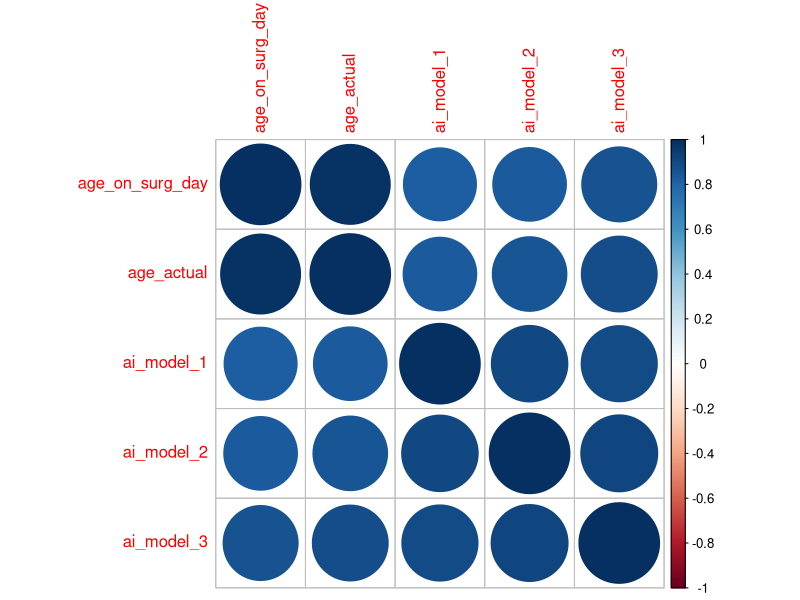
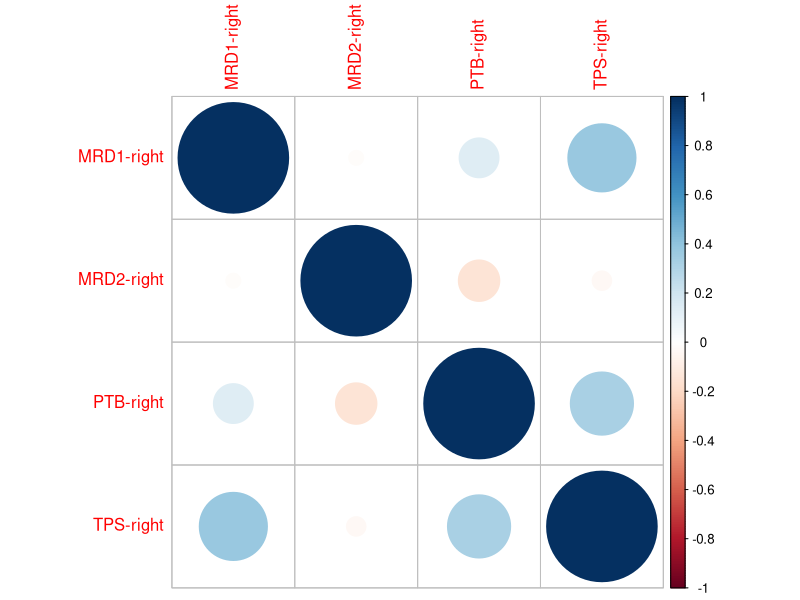
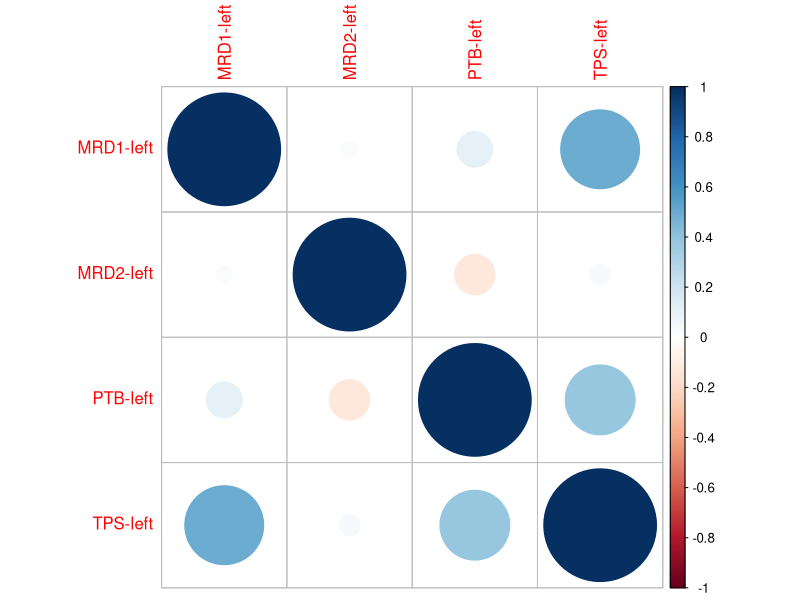
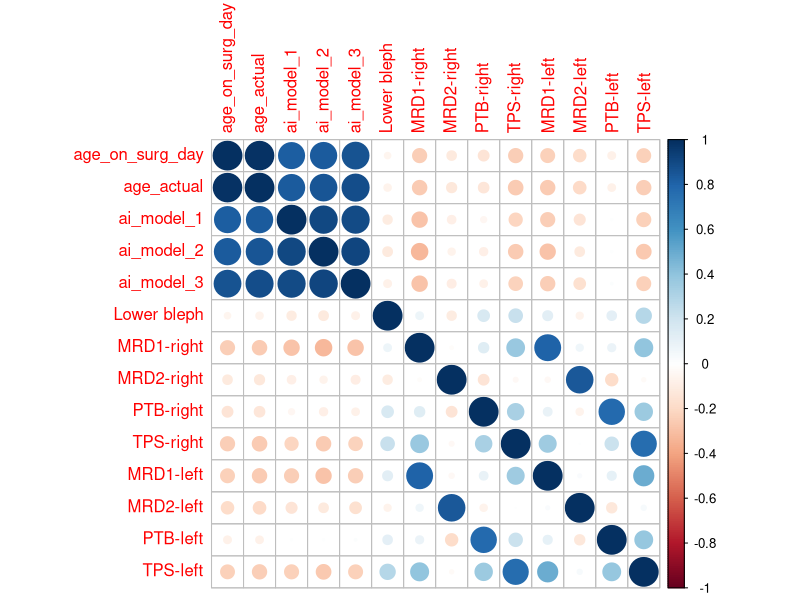
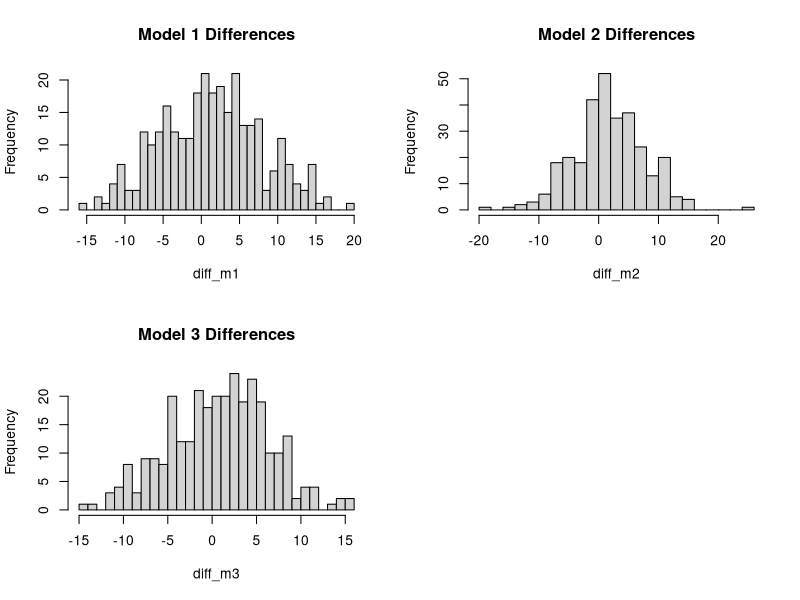
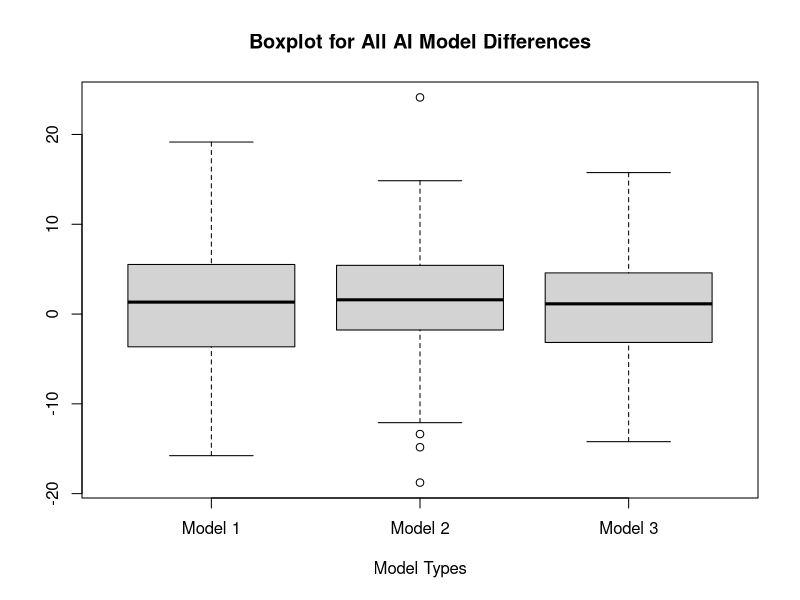
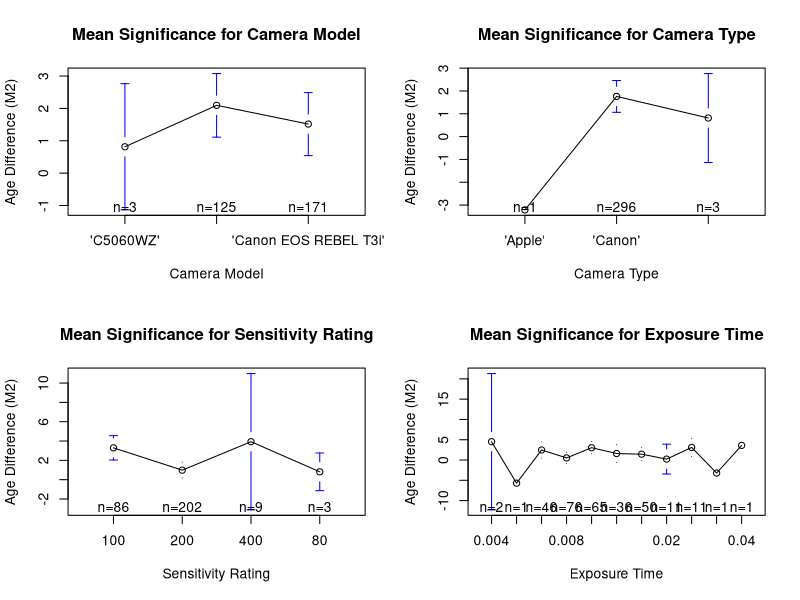
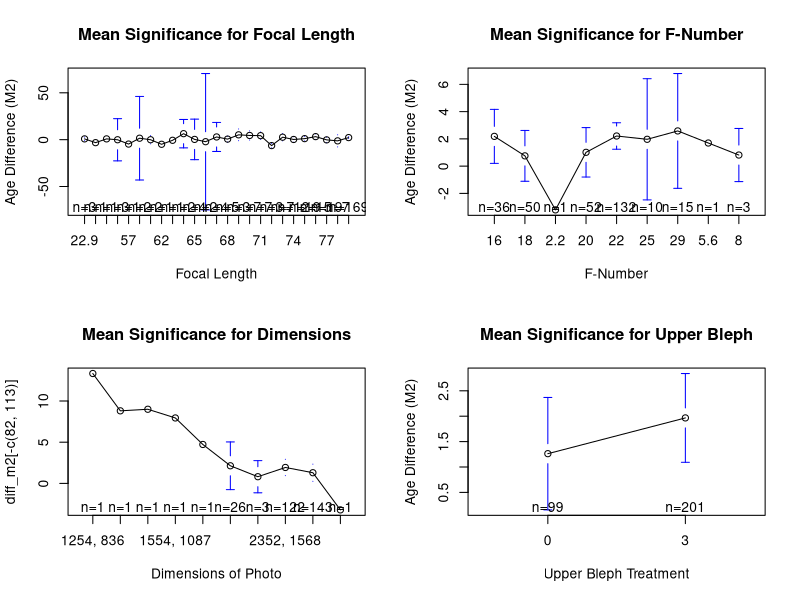

Write R code to recreate these figures, in order.
## ---- chunk 1
library(readr)
library(ggplot2)
library(tidyverse)
library(corrplot)
library(gplots)
library(ggpubr)
library(car)
## ---- chunk 2
setwd(getwd())
d <- read_csv("Code_Sheet_Age_Project_Apr_26.csv")
## ---- chunk 3
# Check for any NA's
anyNA(d) # No NA's

# Find which columns have NA's
colnames(d)[colSums(is.na(d)) > 0] # No NA's
summary(d)
glimpse(d)

# Edit `Upper bleph (0 = null, 1 = right, 2 = left, 3 = bilateral)` into character column
d$`Upper bleph (0 = null, 1 = right, 2 = left, 3 = bilateral)` <- as.character(d$`Upper bleph (0 = null, 1 = right, 2 = left, 3 = bilateral)`)

# Names of Numeric columns
d_num <- d %>% 
  select_if(is.numeric)
colnames(d_num)
d_num

# Names of Character columns
d_char <- d %>% 
  select_if(is.character)
colnames(d_char)
d_char
## ---- chunk 4
# Analyzing the Numeric columns
corr_d.1 <- cor(d_num[,1:5])
corrplot(corr_d.1, method = "circle") # smaller parts

corr_d.2 <- cor(d_num[,7:10])
corrplot(corr_d.2, method = "circle") # smaller parts

corr_d.3 <- cor(d_num[,11:14])
corrplot(corr_d.3, method = "circle") # smaller parts

corr_d.4 <- cor(d_num)
corrplot(corr_d.4, method = "circle") # combined
## ---- chunk 5
diff_m1 <- d$age_actual - d$ai_model_1
diff_m2 <- d$age_actual - d$ai_model_2
diff_m3 <- d$age_actual - d$ai_model_3
## ---- chunk 6
par(mfrow=c(2,2))
hist(diff_m1,breaks = 30, main="Model 1 Differences")
hist(diff_m2,breaks = 30, main="Model 2 Differences")
hist(diff_m3,breaks = 30, main="Model 3 Differences")

par(mfrow=c(1,1))
boxplot(diff_m1, diff_m2, diff_m3,
        main="Boxplot for All AI Model Differences", xlab="Model Types", 
        names=c("Model 1", "Model 2", "Model 3"))
# performs best -> Model 2 -> has some Outliers to consider and probably remove
# performs worst -> Model 1
# performs middle -> Model 3 -> has not Outliers, so might be better than M2

# We ignored Model 1 since it clearly performs the worst. Further analysis is unnecessary. M3 has both smaller Mean and Median than M2. We shall further determine which of the two models perform the best in terms of accuracy and reliability.
summary(diff_m2)
summary(diff_m3)

# Means
mean_m1 <- mean(diff_m1)
mean_m2 <- mean(diff_m2)
mean_m3 <- mean(diff_m3)

data.frame(Accuracy_Mean=c(mean_m1, mean_m2, mean_m3),
           AI_Models=c("Model 1", "Model 2", "Model 3")) 
# needs to be closer to zero for better accuracy since they are all difference


# Median
med_m1 <- median(diff_m1)
med_m2 <- median(diff_m2)
med_m3 <- median(diff_m3)

data.frame(Accuracy_Median=c(med_m1, med_m2, med_m3),
           AI_Models=c("Model 1", "Model 2", "Model 3"))
# needs to be closer to zero for better accuracy since they are all difference
## ---- chunk 7
par(mfrow=c(2,2))
plotmeans(diff_m2[-c(53,82,113)] ~ d$model[-c(53,82,113)], 
          data = d, xlab="Camera Model", 
          ylab="Age Difference (M2)", main="Mean Significance for Camera Model") # need to remove iPhone 6 and Null -> I removed iPhone 6 (since it was n=1 and it is observation 53) but might be important -> further analysis needed

plotmeans(diff_m2[-c(82,113)] ~ d$make[-c(82,113)], 
          data = d, xlab="Camera Type", 
          ylab="Age Difference (M2)", main="Mean Significance for Camera Type") # not as relevant since mostly Canon anyways but might be interested in

plotmeans(diff_m2[-c(82,113)] ~ d$sensitivity[-c(82,113)], 
          data = d, xlab="Sensitivity Rating", 
          ylab="Age Difference (M2)", main="Mean Significance for Sensitivity Rating")

plotmeans(diff_m2[-c(82,113)] ~ d$`exposure time`[-c(82,113)], 
          data = d, xlab="Exposure Time", 
          ylab="Age Difference (M2)", main="Mean Significance for Exposure Time") # need to edit to either remove the n = 1 observations or keep them -> further analysis is needed

par(mfrow=c(2,2))
plotmeans(diff_m2[-c(82,113)] ~ d$`focal length`[-c(82,113)], 
          data = d, xlab="Focal Length", 
          ylab="Age Difference (M2)", main="Mean Significance for Focal Length") # need to edit to either remove the n = 1 observations or keep them -> further analysis is needed

plotmeans(diff_m2[-c(82,113)] ~ d$`f-number`[-c(82,113)], 
          data = d, xlab="F-Number", 
          ylab="Age Difference (M2)", main="Mean Significance for F-Number") # n = 1 is really dragging down the Plot Means -> further analysis is needed

plotmeans(diff_m2[-c(82,113)] ~ d$dimensions[-c(82,113)], 
          data = d, xlab="Dimensions of Photo", main="Mean Significance for Dimensions") # need to edit to either remove the n = 1 observations or keep them -> further analysis is needed

plotmeans(diff_m2[-c(82,113)] ~ d$`Upper bleph (0 = null, 1 = right, 2 = left, 3 = bilateral)`[-c(82,113)], 
          data = d, xlab="Upper Bleph Treatment", 
          ylab="Age Difference (M2)", main="Mean Significance for Upper Bleph")
## ---- chunk 8
par(mfrow=c(2,2))
plotmeans(diff_m3[-c(53,82,113)] ~ d$model[-c(53,82,113)], 
          data = d, xlab="Camera Model", 
          ylab="Age Difference (M3)", main="Mean Significance for Camera Model") # need to remove iPhone 6 and Null -> I removed iPhone 6 (since it was n=1 and it is observation 53) but might be important -> further analysis needed

plotmeans(diff_m3[-c(82,113)] ~ d$make[-c(82,113)], 
          data = d, xlab="Camera Type", 
          ylab="Age Difference (M3)", main="Mean Significance for Camera Type") # not as relevant since mostly Canon anyways but might be interested in

plotmeans(diff_m3[-c(82,113)] ~ d$sensitivity[-c(82,113)], 
          data = d, xlab="Sensitivity Rating", 
          ylab="Age Difference (M3)", main="Mean Significance for Sensitivity Rating")

plotmeans(diff_m3[-c(82,113)] ~ d$`exposure time`[-c(82,113)], 
          data = d, xlab="Exposure Time", 
          ylab="Age Difference (M3)", main="Mean Significance for Exposure Time") # need to edit to either remove the n = 1 observations or keep them -> further analysis is needed

par(mfrow=c(2,2))
plotmeans(diff_m3[-c(82,113)] ~ d$`focal length`[-c(82,113)], 
          data = d, xlab="Focal Length", 
          ylab="Age Difference (M3)", main="Mean Significance for Focal Length") # need to edit to either remove the n = 1 observations or keep them -> further analysis is needed

plotmeans(diff_m3[-c(82,113)] ~ d$`f-number`[-c(82,113)], 
          data = d, xlab="F-Number", 
          ylab="Age Difference (M3)", main="Mean Significance for F-Number") # n = 1 is really dragging down the Plot Means -> further analysis is needed

plotmeans(diff_m3[-c(82,113)] ~ d$dimensions[-c(82,113)], 
          data = d, xlab="Dimensions of Photo", 
          ylab="Age Difference (M3)", main="Mean Significance for Dimensions") # need to edit to either remove the n = 1 observations or keep them -> further analysis is needed

plotmeans(diff_m3[-c(82,113)] ~ d$`Upper bleph (0 = null, 1 = right, 2 = left, 3 = bilateral)`[-c(82,113)], 
          data = d, xlab="Upper Bleph Treatment", 
          ylab="Age Difference (M3)", main="Mean Significance for Upper Bleph")
